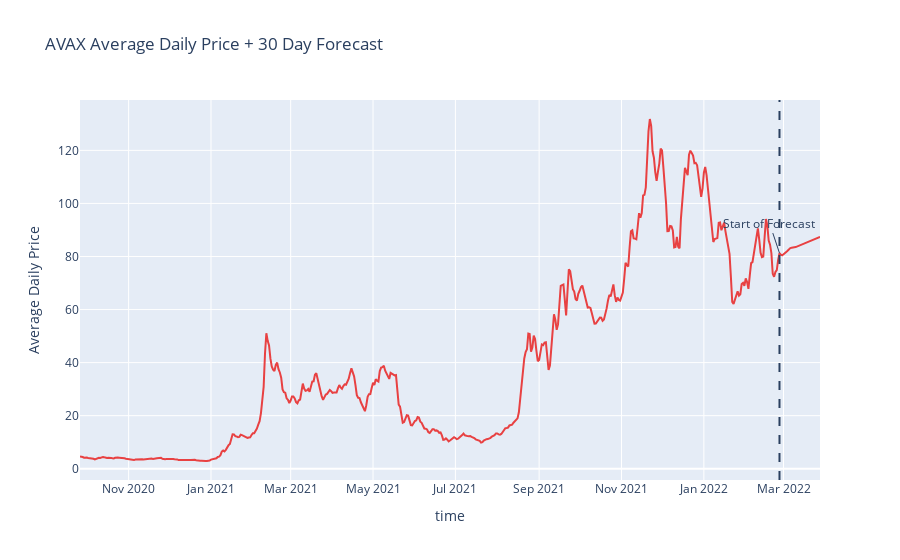

The cell this chart's notebook holds for it:
### Markdown cell above
# History + Forecast (Baseline)

### Code cell
def next_30_days():
    """
    Create a series of dates for the next 30 days after the last date in the original data.
    """
    last_date = avax_daily_ave['time'].iloc[-1]
    next_30_days = pd.date_range(last_date, periods=30, freq='D')
    return next_30_days
#print(avax_daily_ave['time'])
b.rename(columns={'fcst':'Average Daily Price'}, inplace=True)
bounds = b[['time','fcst_lower','fcst_upper']]
baseline_forecast = b.drop(columns=['fcst_lower', 'fcst_upper'], axis=1)
hist_forecast = pd.concat([avax_daily_ave, baseline_forecast], axis=0)
#print(hist_forecast)
def plot_hist_bl_forecast():
    """
    Plot the original price data plus the forecasted price data in plotly express.
    """
    #hist_forecastx = hist_forecast.drop(columns=['fcst_lower', 'fcst_upper'], axis=1)
    fig = px.line(hist_forecast, x='time', y='Average Daily Price', title='AVAX Average Daily Price + 30 Day Forecast')
    fig.update_traces(line_color='#e84142')
    fig.add_vline(x=avax_daily_ave['time'].iloc[-1], line_width=2, line_dash='dash')
    fig.add_annotation(x=avax_daily_ave['time'].iloc[-1], y=avax_daily_ave['Average Daily Price'].iloc[-1], text="Start of Forecast", showarrow=True)
    fig.show()
plot_hist_bl_forecast()
#hist_forecast.tail()

### Figure 1 — Plotly figure (JSON) as saved in the notebook; plotly's stock layout.template omitted (floating-point values rounded to 4 significant figures; data arrays with more than 128 entries replaced by an {"elided": "..."} marker saying what was removed)
{"data": [{"hovertemplate": "time=%{x}<br>Average Daily Price=%{y}<extra></extra>", "legendgroup": "", "line": {"color": "#e84142", "dash": "solid"}, "mode": "lines", "name": "", "orientation": "v", "showlegend": false, "type": "scatter", "x": {"elided": "549 str values"}, "xaxis": "x", "y": {"elided": "549 float values"}, "yaxis": "y"}], "layout": {"annotations": [{"showarrow": true, "text": "Start of Forecast", "x": "2022-02-26T00:00:00", "y": 81.28}], "legend": {"tracegroupgap": 0}, "shapes": [{"line": {"dash": "dash", "width": 2}, "type": "line", "x0": "2022-02-26T00:00:00", "x1": "2022-02-26T00:00:00", "xref": "x", "y0": 0, "y1": 1, "yref": "y domain"}], "title": {"text": "AVAX Average Daily Price + 30 Day Forecast"}, "xaxis": {"anchor": "y", "domain": [0, 1], "title": {"text": "time"}}, "yaxis": {"anchor": "x", "domain": [0, 1], "title": {"text": "Average Daily Price"}}}}
